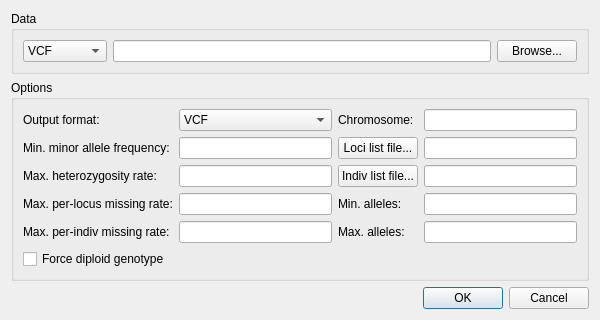
<?xml version="1.0" encoding="UTF-8"?>
<ui version="4.0">
 <class>DialogData</class>
 <widget class="QDialog" name="DialogData">
  <property name="geometry">
   <rect>
    <x>0</x>
    <y>0</y>
    <width>600</width>
    <height>305</height>
   </rect>
  </property>
  <property name="windowTitle">
   <string>Dialog</string>
  </property>
  <layout class="QVBoxLayout" name="verticalLayout">
   <item>
    <widget class="QGroupBox" name="groupBoxData">
     <property name="title">
      <string>Data</string>
     </property>
     <layout class="QGridLayout" name="gridLayout_2">
      <item row="0" column="0">
       <widget class="QComboBox" name="comboBoxGenotype">
        <item>
         <property name="text">
          <string>VCF</string>
         </property>
        </item>
        <item>
         <property name="text">
          <string>PED/MAP</string>
         </property>
        </item>
        <item>
         <property name="text">
          <string>HapMap</string>
         </property>
        </item>
        <item>
         <property name="text">
          <string>Genotype</string>
         </property>
        </item>
       </widget>
      </item>
      <item row="0" column="1">
       <widget class="QLineEdit" name="lineEditGenotype"/>
      </item>
      <item row="0" column="2">
       <widget class="QPushButton" name="pushButtonGenotype">
        <property name="text">
         <string>Browse...</string>
        </property>
       </widget>
      </item>
     </layout>
    </widget>
   </item>
   <item>
    <widget class="QGroupBox" name="groupBoxOptions">
     <property name="title">
      <string>Options</string>
     </property>
     <layout class="QGridLayout" name="gridLayout">
      <item row="1" column="1">
       <widget class="QLineEdit" name="lineEditMinMAF"/>
      </item>
      <item row="2" column="1">
       <widget class="QLineEdit" name="lineEditMaxHeteroz"/>
      </item>
      <item row="2" column="2">
       <widget class="QPushButton" name="pushButtonIndividual">
        <property name="text">
         <string>Indiv list file...</string>
        </property>
       </widget>
      </item>
      <item row="3" column="1">
       <widget class="QLineEdit" name="lineEditMaxLocusMissing"/>
      </item>
      <item row="3" column="2">
       <widget class="QLabel" name="labelMinAllele">
        <property name="text">
         <string>Min. alleles:</string>
        </property>
       </widget>
      </item>
      <item row="4" column="0">
       <widget class="QLabel" name="labelMaxIndivMissing">
        <property name="text">
         <string>Max. per-indiv missing rate:</string>
        </property>
       </widget>
      </item>
      <item row="4" column="1">
       <widget class="QLineEdit" name="lineEditMaxIndivMissing"/>
      </item>
      <item row="4" column="2">
       <widget class="QLabel" name="labelMaxAllele">
        <property name="text">
         <string>Max. alleles:</string>
        </property>
       </widget>
      </item>
      <item row="4" column="3">
       <widget class="QLineEdit" name="lineEditMaxAllele"/>
      </item>
      <item row="1" column="3">
       <widget class="QLineEdit" name="lineEditLocus"/>
      </item>
      <item row="0" column="0">
       <widget class="QLabel" name="labelOutputFormat">
        <property name="text">
         <string>Output format:</string>
        </property>
       </widget>
      </item>
      <item row="3" column="0">
       <widget class="QLabel" name="labelMaxLocusMissing">
        <property name="text">
         <string>Max. per-locus missing rate:</string>
        </property>
       </widget>
      </item>
      <item row="0" column="3">
       <widget class="QLineEdit" name="lineEditChromosome"/>
      </item>
      <item row="0" column="1">
       <widget class="QComboBox" name="comboBoxOutputFormat">
        <item>
         <property name="text">
          <string>VCF</string>
         </property>
        </item>
        <item>
         <property name="text">
          <string>PED/MAP</string>
         </property>
        </item>
        <item>
         <property name="text">
          <string>HapMap</string>
         </property>
        </item>
        <item>
         <property name="text">
          <string>Genotype</string>
         </property>
        </item>
       </widget>
      </item>
      <item row="1" column="2">
       <widget class="QPushButton" name="pushButtonLocus">
        <property name="text">
         <string>Loci list file...</string>
        </property>
       </widget>
      </item>
      <item row="2" column="3">
       <widget class="QLineEdit" name="lineEditIndividual"/>
      </item>
      <item row="3" column="3">
       <widget class="QLineEdit" name="lineEditMinAllele"/>
      </item>
      <item row="2" column="0">
       <widget class="QLabel" name="labelMaxHeteroz">
        <property name="text">
         <string>Max. heterozygosity rate:</string>
        </property>
       </widget>
      </item>
      <item row="0" column="2">
       <widget class="QLabel" name="labelChromosome">
        <property name="text">
         <string>Chromosome:</string>
        </property>
       </widget>
      </item>
      <item row="1" column="0">
       <widget class="QLabel" name="labelMinMAF">
        <property name="text">
         <string>Min. minor allele frequency:</string>
        </property>
       </widget>
      </item>
      <item row="5" column="0">
       <widget class="QCheckBox" name="checkBoxDiploid">
        <property name="text">
         <string>Force diploid genotype</string>
        </property>
       </widget>
      </item>
     </layout>
    </widget>
   </item>
   <item>
    <spacer name="verticalSpacer">
     <property name="orientation">
      <enum>Qt::Vertical</enum>
     </property>
     <property name="sizeHint" stdset="0">
      <size>
       <width>20</width>
       <height>40</height>
      </size>
     </property>
    </spacer>
   </item>
   <item>
    <widget class="QDialogButtonBox" name="buttonBox">
     <property name="orientation">
      <enum>Qt::Horizontal</enum>
     </property>
     <property name="standardButtons">
      <set>QDialogButtonBox::Cancel|QDialogButtonBox::Ok</set>
     </property>
    </widget>
   </item>
  </layout>
 </widget>
 <tabstops>
  <tabstop>comboBoxGenotype</tabstop>
  <tabstop>lineEditGenotype</tabstop>
  <tabstop>pushButtonGenotype</tabstop>
  <tabstop>comboBoxOutputFormat</tabstop>
  <tabstop>lineEditMinMAF</tabstop>
  <tabstop>lineEditMaxHeteroz</tabstop>
  <tabstop>lineEditMaxLocusMissing</tabstop>
  <tabstop>lineEditMaxIndivMissing</tabstop>
  <tabstop>checkBoxDiploid</tabstop>
  <tabstop>lineEditChromosome</tabstop>
  <tabstop>pushButtonLocus</tabstop>
  <tabstop>lineEditLocus</tabstop>
  <tabstop>pushButtonIndividual</tabstop>
  <tabstop>lineEditIndividual</tabstop>
  <tabstop>lineEditMinAllele</tabstop>
  <tabstop>lineEditMaxAllele</tabstop>
 </tabstops>
 <resources/>
 <connections>
  <connection>
   <sender>buttonBox</sender>
   <signal>accepted()</signal>
   <receiver>DialogData</receiver>
   <slot>accept()</slot>
   <hints>
    <hint type="sourcelabel">
     <x>248</x>
     <y>254</y>
    </hint>
    <hint type="destinationlabel">
     <x>157</x>
     <y>274</y>
    </hint>
   </hints>
  </connection>
  <connection>
   <sender>buttonBox</sender>
   <signal>rejected()</signal>
   <receiver>DialogData</receiver>
   <slot>reject()</slot>
   <hints>
    <hint type="sourcelabel">
     <x>316</x>
     <y>260</y>
    </hint>
    <hint type="destinationlabel">
     <x>286</x>
     <y>274</y>
    </hint>
   </hints>
  </connection>
 </connections>
</ui>
